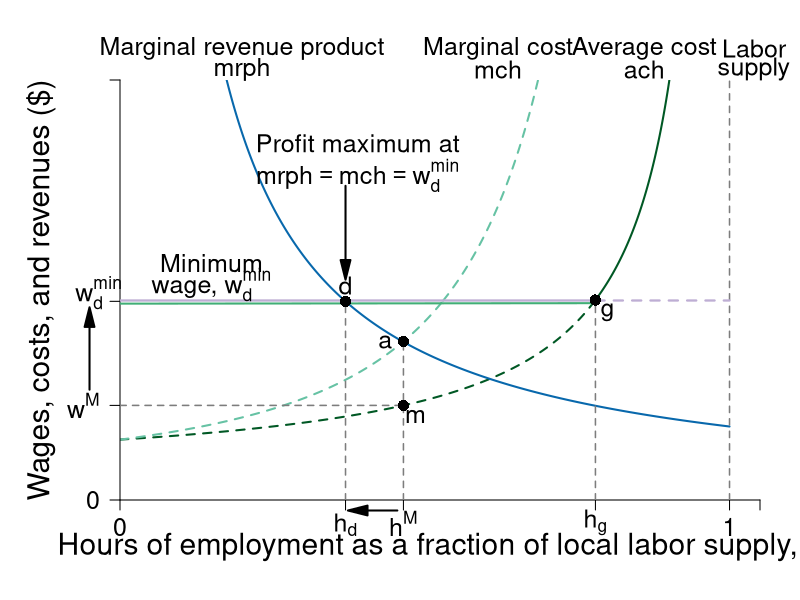

Reproduce this figure in R.
require(shape)
require(plotrix)
pdf(file = "employment/monopsony_minwage_decrease.pdf", width = 9, height = 7)

#Set parameters for graphics
axislabelsize <- 1.8
labelsize <- 1.5
namesize <- 1.8
annotatesize <- 1.5
graphlinewidth <- 2
segmentlinewidth <- 1.5

COL <- c("#7fc97f", "#beaed4", "#fdc086", "#ffff99", "#386cb0", "#f0027f", "#bf5b17", "#666666")
COLA <- c("#e0f3db", "#99d8c9","#66c2a4","#41ae76", "#238b45", "#005824")
COLB <- c("#c6dbef", "#4eb3d3", "#2b8cbe", "#0868ac","#084081")
COLC <- c("#fcfbfd", "#efedf5", "#dadaeb", "#bcbddc", "#9e9ac8", "#807dba", "#6a51a3", "#54278f", "#3f007d")
grays <- gray.colors(25, start = 1, end = 0)


WageFn <- function(h, ubar = 3, B = 2, t = 0.8) {
  B + ubar + (ubar - ubar*t +  ubar*t*h )/(t*(1 - h))
}

Mch <- function(h, ubar = 3, B = 2, t = 0.8) {
  B + ubar + (ubar - ubar*t +  ubar*t*h )/(t*(1 - h))+ (ubar*h)/(t*(1-h)^2)
}


MRP <- function(h, constant = 7, slope = 1){
  constant/(slope*h)
}

# mrp2 <- function(h, constant = 4, power = 2){
#   constant/(h^power)
# }

costRevSol <- function(h, constant = 7, ubar = 3, B = 2, t = 0.8){
  B + ubar + (ubar - ubar*t +  ubar*t*h )/(t*(1 - h)) + (ubar*h)/(t*(1-h)^2) - constant/h
}

#uniroot(costRevSol(x, constant = 7, ubar = 3, B = 2, t = 0.8), lower = 0.01, upper = 1)

par(mar =  c(5, 6, 4, 2))

xlims <- c(0, 1.05)
ylims <- c(0, 40)

plot(0, 0, xlim = xlims, ylim = ylims, type = "n",
     xlab = "",
     ylab = "",
     xaxt = "n", 
     yaxt = "n",
     cex.lab = axislabelsize, 
     bty = "n", 
     xaxs="i", 
     yaxs="i")

npts <- 500 
npts2 <- 501

#Guesses at intersections
LPoints <- c(0.465, 0.56) 
BPoints <- c(0.37, 0.53, 0.78)

#Specify the sequences of points for graphing. 
xx1 <- seq(xlims[1], BPoints[2], length.out = npts)
xx2 <- seq(BPoints[2], 1, length.out = npts)
xx3 <- seq(xlims[1], BPoints[3], length.out = npts)
xx4 <- seq(BPoints[3], 1, length.out = npts)
xx5 <- seq(xlims[1], 1, length.out = npts)


#Draw the lines for the graphs
lines(xx3, WageFn(xx3), col = COLA[6], lwd = graphlinewidth, lty = 2)
lines(xx4, WageFn(xx4), col = COLA[6], lwd = graphlinewidth, lty = 1)
lines(xx1, Mch(xx1), col = COLA[3], lwd = graphlinewidth, lty = 2)
lines(xx2, Mch(xx2), col = COLA[3], lwd = graphlinewidth, lty = 2)
lines(xx5, MRP(xx5), col = COLB[4], lwd = graphlinewidth)
#lines(xx1, mrp2(xx1), col = COLB[4], lwd = graphlinewidth)

#lines(xx2, solowCondition(xx2, delta = 5), col = COL[3], lwd = 4)
#lines(xx2, solowInfeas(xx2, delta = 5), col = COL[1], lwd = 4, lty = 2)




#Customize ticks and labels for the plot
ticksy <- c(0, MRP(BPoints[1]), WageFn(LPoints[1]), 40)
ylabels <- c(0, NA, expression(paste(w^M)), NA)
ticksx <- c(0, BPoints[1], LPoints[1], BPoints[3], 1, xlims[2])
xlabels <- c(0, expression(paste(h[d])), expression(paste(h^M)), expression(paste(h[g])),  1.0, NA)
axis(1, at = ticksx, pos = 0, labels = xlabels, cex.axis = labelsize)
axis(2, at = ticksy, pos = 0, labels = ylabels, las = 1,cex.axis = labelsize)


text(-0.035, 19 + 0.75,  expression(paste(w[d]^min)), xpd = TRUE, cex = labelsize) 



#Axis labels 
text(0.5*xlims[2], -4.5,  expression(paste("Hours of employment as a fraction of local labor supply, ", h)), xpd = TRUE, cex = axislabelsize) 
text(-0.13, 0.5*ylims[2], expression(paste("Wages, costs, and revenues ($)")), xpd = TRUE, cex = axislabelsize, srt = 90) 


#Annotation of the  graphs
text(0.86, 43, expression(paste("Average cost")), cex = labelsize, xpd = TRUE)
text(0.86, 41, expression(paste(ach)), cex = labelsize, xpd = TRUE)

text(0.62, 43, expression(paste("Marginal cost")), cex = labelsize, xpd = TRUE)
text(0.62, 41, expression(paste(mch)), cex = labelsize, xpd = TRUE)

text(0.2, 43, expression(paste("Marginal revenue product")), cex = labelsize, xpd = TRUE)
text(0.2, 41, expression(paste(mrph)), cex = labelsize, xpd = TRUE)



#Labor supply
segments(1, 0, 1, 42, lty = 2, lwd = segmentlinewidth, col = grays[20])
text(1.04, 43, expression(paste("Labor")), cex = labelsize, xpd = TRUE)
text(1.04, 41, expression(paste("supply")), cex = labelsize, xpd = TRUE)

#Line for the absolute maximum quality
#segments(1, 0, 1, 42, lty = 2, lwd = 3, col = "darkgray")
#segments(0.75, 0, 0.75, 20, lty = 2, lwd = 2, col = "darkgray")

#Arrow to Slope of BRF
#Arrows(0.5, 13, 0.58, 13, col = "black", lty = 1, lwd = 2, arr.type = "triangle")
#text(0.35, 13, expression(paste("Slope = " - u[q], " = ", frac(delta, (1 - q)^2))))


#Arrows(0.8, 15, 0.8, 19, col = "black", lty = 1, lwd = 2, arr.type = "triangle")
#Arrows(0.8, 15, 0.8, 6, col = "black", lty = 1, lwd = 2, arr.type = "triangle")
#text(0.92, 12.5, expression(paste("Employment Rent")))

#Text to indicate delta = 5
#text(0.2, 38, expression(paste("Wage Function")))
#text(0.2, 36, expression(paste("set to ", delta, " = 5")))


#Zero profit condition 
#segments(0, 20, 0.75, 20, lty = 1, lwd = 2, col = "darkgray")
#segments(0.75, 20, 1.2, 20, lty = 2, lwd = 2, col = "darkgray")

#Unemployment benefits & a
#segments(0, 5, 1.2, 5, lty = 2, lwd = 2, col = grays[20])
#segments(0, 2.5, 1.2, 2.5, lty = 2, lwd = 2, col = grays[20])

#Zero profit condition
#text(1.02, 21, expression(paste("Zero profit condition, ", w == w[0])))
#text(0.95, 6, expression(paste(B + underline(u)[t], " (opportunity cost of work)")),cex = labelsize,xpd =TRUE)
#text(0.95, 3.5, expression(paste(B, " (unemployment benefits)")),cex = labelsize, xpd =TRUE)
#text(1.08, 36, expression(paste("level of")))
#text(1.08, 34, expression(paste("employment, ", bar(H))))


#Fixed wage comparison
#segments(0, 12.5, 1, 12.5, lty = 2, lwd = graphlinewidth, col = COLB[3])



#Guesses at intersections
# LPoints <- c(0.465, 0.56) 
# BPoints <- c(0.37, 0.53)


# points(BPoints[2], Mch(BPoints[2]), pch = 16, col = "black", cex = 1.5)
# text(BPoints[2] + 0.02, Mch(BPoints[2]) - 1, expression(paste(m)), cex = labelsize)



#segments(0, Mch(LPoints[1]), LPoints[1], Mch(LPoints[1]), lty = 2, lwd = segmentlinewidth, col = grays[20])
segments(LPoints[1], 0 , LPoints[1], Mch(LPoints[1]), lty = 2, lwd = segmentlinewidth, col = grays[20])
segments(0, WageFn(LPoints[1]), LPoints[1], WageFn(LPoints[1]), lty = 2, lwd = segmentlinewidth, col = grays[20])

segments(BPoints[1], 0, BPoints[1], MRP(BPoints[1]), lty = 2, lwd = segmentlinewidth, col = grays[20])

#Binding minimum wage
segments(0, 19, BPoints[3], 19, lty = 1, lwd = graphlinewidth + 0.2, col = COL[2])
segments(BPoints[3], 19, 1, 19, lty = 2, lwd = graphlinewidth + 0.2, col = COL[2])

#Green part of min wage
segments(0, 19 - 0.3, BPoints[3], WageFn(BPoints[3]) - 0.3, lty = 1, lwd = graphlinewidth, col = COLA[4])

points(BPoints[1], MRP(BPoints[1]), pch = 16, col = "black", cex = 1.5)
text(BPoints[1], MRP(BPoints[1]) + 1.5, expression(paste(d)), cex = labelsize)
# Arrows(BPoints[1] + 0.02, MRP(BPoints[1]) - 0.7, BPoints[1] + 0.02, 0 + 1, col = "black", lty = 1, lwd = 2, arr.type = "triangle")
# Arrows(BPoints[1] - 0.02, MRP(BPoints[1]) - 0.7, 0+ 0.02, MRP(BPoints[1]) - 0.7, col = "black", lty = 1, lwd = 2, arr.type = "triangle")


segments(BPoints[3], 0, BPoints[3], WageFn(BPoints[3]), lty = 2, lwd = segmentlinewidth, col = grays[20])
points(BPoints[3], WageFn(BPoints[3]), pch = 16, col = "black", cex = 1.5)
text(BPoints[3] + 0.02, WageFn(BPoints[3]) - 1.2, expression(paste(g)), cex = labelsize)


#Arrow to mrp = mcl
Arrows(BPoints[1], MRP(BPoints[1]) + 11, BPoints[1], MRP(BPoints[1]) + 3, col = "black", lty = 1, lwd = 2, arr.type = "triangle")
text(BPoints[1] + 0.02, MRP(BPoints[1]) + 15, expression(paste("Profit maximum at")), cex = labelsize)
text(BPoints[1] + 0.02, MRP(BPoints[1]) + 12, expression(paste(mrph == mch,phantom() == w[d]^min)), cex = labelsize)


points(LPoints[1], Mch(LPoints[1]), pch = 16, col = "black", cex = 1.5)
text(LPoints[1] - 0.03, MRP(LPoints[1]), expression(paste(a)), cex = labelsize)


points(LPoints[1], WageFn(LPoints[1]), pch = 16, col = "black", cex = 1.5)
text(LPoints[1] + 0.02, WageFn(LPoints[1]) - 1, expression(paste(m)), cex = labelsize)

# points(LPoints[2], MRP(LPoints[2]), pch = 16, col = "black", cex = 1.5)
# text(LPoints[2] + 0.01, MRP(LPoints[2]) + 1, expression(paste(c)), cex = labelsize)


#Arrow to Slope of mrp = mcl

# text(LPoints[1], Mch(LPoints[1]) + 15, expression(paste("Profit maximum at")), cex = labelsize)
# text(LPoints[1], Mch(LPoints[1]) + 12, expression(paste(mrp(h) == mc(h) )), cex = labelsize)

#Arrows for effects of min wage
Arrows(LPoints[1] - 0.01, -1, BPoints[1] + 0.02, -1, col = "black", lty = 1, lwd = 2, arr.type = "triangle", xpd = TRUE)
Arrows(-0.05, WageFn(LPoints[1]) + 1.5, - 0.05, MRP(BPoints[1]) - 1.5, col = "black", lty = 1, lwd = 2, arr.type = "triangle", xpd = TRUE)


text(0.15, MRP(BPoints[1]) + 3.6, expression(paste("Minimum")), cex = labelsize)
text(0.15, MRP(BPoints[1]) + 1.6, expression(paste("wage, ", w[d]^min)), cex = labelsize)


dev.off()
